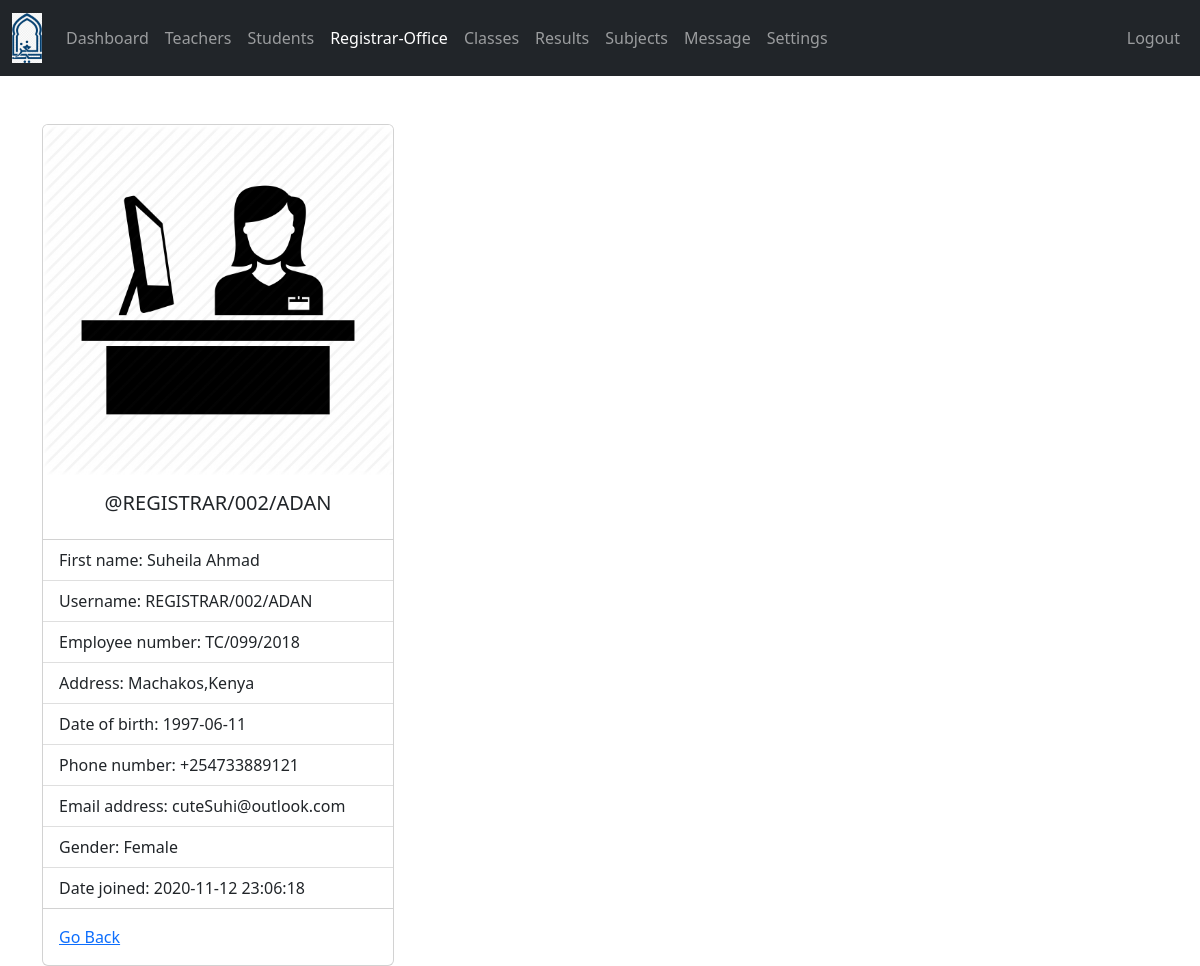
The app's page /admin/registrar-office-view.php?r_user_id=2 (signed in) with its own data.
### tables this page shows
CREATE TABLE `registrar_office` (
  `r_user_id` int(11) NOT NULL,
  `username` varchar(127) NOT NULL,
  `password` varchar(255) NOT NULL,
  `fname` varchar(31) NOT NULL,
  `address` varchar(31) NOT NULL,
  `employee_number` varchar(50) NOT NULL,
  `date_of_birth` date NOT NULL,
  `phone_number` varchar(31) NOT NULL,
  `gender` varchar(7) NOT NULL,
  `email_address` varchar(255) NOT NULL,
  `date_of_joined` datetime NOT NULL DEFAULT current_timestamp()
);

### admin/data/registrar_office.php (called while the page is built, shortened)
<?php
function getR_usersById($r_user_id, $conn){
   $sql = "SELECT * FROM registrar_office
           WHERE r_user_id=?";
   $stmt = $conn->prepare($sql);
   $stmt->execute([$r_user_id]);
   if ($stmt->rowCount() == 1) {
     $teacher = $stmt->fetch();
     return $teacher;
   }else {
    return 0;
   }
}

### admin/registrar-office-view.php (the view, shortened to what this page needs)
<?php
if (isset($_SESSION['admin_id']) &&
    isset($_SESSION['role'])) {
    if ($_SESSION['role'] == 'Admin') {
       include "../DB_connection.php";
       include "data/registrar_office.php";
       if(isset($_GET['r_user_id'])){
       $r_user_id = $_GET['r_user_id'];
       $r_user = getR_usersById($r_user_id,$conn);
 ?>
<!DOCTYPE html>
<html lang="en">
<head>
	<link rel="stylesheet" href="https://cdn.jsdelivr.net/npm/bootstrap@5.2.0/dist/css/bootstrap.min.css">
	<link rel="stylesheet" href="../css/style.css">
  <link rel="stylesheet" href="https://cdnjs.cloudflare.com/ajax/libs/font-awesome/4.7.0/css/font-awesome.min.css">
</head>
<body>
    <?php
        include "inc/navbar.php";
        if ($r_user != 0) {
     ?>
     <div class="container mt-5">
         <div class="card" style="width: 22rem;">
          <img src="../img/registrar-office-<?=$r_user['gender']?>.jpg" class="card-img-top" alt="...">
          <div class="card-body">
            <h5 class="card-title text-center">@<?=$r_user['username']?></h5>
          </div>
          <ul class="list-group list-group-flush">
            <li class="list-group-item">First name: <?=$r_user['fname']?></li>
            <li class="list-group-item">Username: <?=$r_user['username']?></li>
            <li class="list-group-item">Employee number: <?=$r_user['employee_number']?></li>
            <li class="list-group-item">Address: <?=$r_user['address']?></li>
            <li class="list-group-item">Date of birth: <?=$r_user['date_of_birth']?></li>
            <li class="list-group-item">Phone number: <?=$r_user['phone_number']?></li>
            <li class="list-group-item">Email address: <?=$r_user['email_address']?></li>
            <li class="list-group-item">Gender: <?=$r_user['gender']?></li>
            <li class="list-group-item">Date joined: <?=$r_user['date_of_joined']?></li>
          </ul>
          <div class="card-body">
            <a href="registrar-office.php" class="card-link">Go Back</a>
          </div>
        </div>
     </div>
     <?php
        }else {
          header("Location: registrar-office.php");
          exit;
        }
     ?>
</body>
</html>
<?php
    }else {
        header("Location: registrar-office.php");
        exit;
    }
  }else {
    header("Location: ../login.php");
    exit;
  }
}else {
	header("Location: ../login.php");
	exit;
}
?>

### records on screen
registrar_office: gender (picture), username "REGISTRAR/002/ADAN", fname "Suheila Ahmad", employee_number "TC/099/2018", address "Machakos,Kenya", date_of_birth "1997-06-11", phone_number "+254733889121", email_address "cuteSuhi@outlook.com", gender "Female", date_of_joined "2020-11-12 23:06:18"
